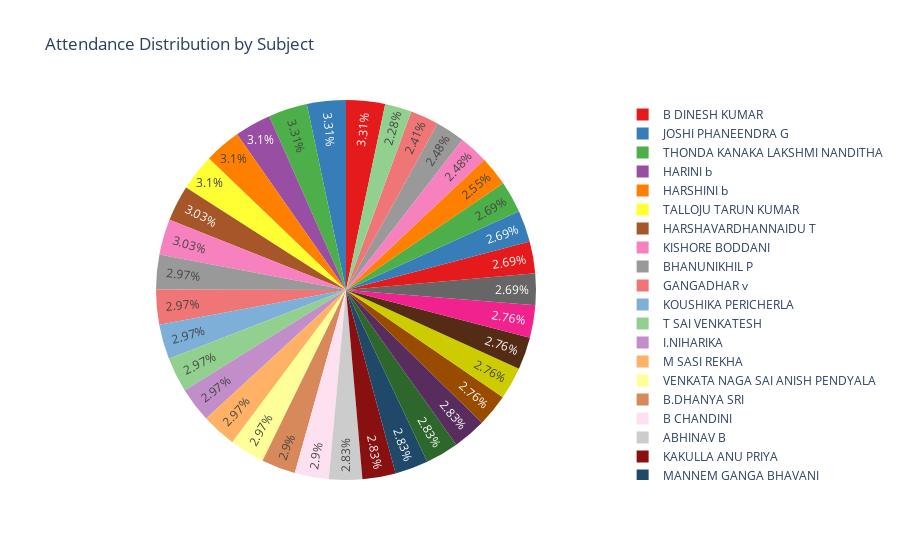

Notebook code cell kept with this figure:
### Code cell
import plotly.express as px

# Assuming df is your DataFrame with columns 'Stu Name', 'Subject', and 'Attendance'

# Create a pie chart for attendance distribution
fig = px.pie(df_dadm, names='Stu Name', values='Present', title='Attendance Distribution by Subject',
             color_discrete_sequence=px.colors.qualitative.Set1)

# Show the plot
fig.show()

### Figure 1 — Plotly figure (JSON) as saved in the notebook; plotly's stock layout.template omitted (floating-point values rounded to 4 significant figures)
{"data": [{"domain": {"x": [0, 1], "y": [0, 1]}, "hovertemplate": "Stu Name=%{label}<br>Present=%{value}<extra></extra>", "labels": ["HARINI b", "HARSHINI b", "SSHarshavardhan R", "TALLOJU TARUN KUMAR", "NISHTALA VENKATA AKHIL", "KODAM NIKHIL", "VARADARAJAN LOKESH", "NIDRABANGI KULASEKHAR REDDY", "ABHINAV B", "KAKULLA ANU PRIYA", "BHANUNIKHIL P", "TUMULA CHARISHMA", "DEEPIKA BUDDHA", "B DINESH KUMAR", "DURGACHAITANYA T", "MANNEM GANGA BHAVANI", "GANGADHAR v", "HARSHAVARDHANNAIDU T", "JOSHI PHANEENDRA G", "KISHORE BODDANI", "KOUSHIKA PERICHERLA", "MAGANTI MONIKA", "NADAKUDATI VENKATA SAI SREEKAR", "THONDA KANAKA LAKSHMI NANDITHA", "T SAI VENKATESH", "SUPREETHI VADADA", "GOWRAVARAPU VENKATA GOPI", "SHAIK ABDUL AZEEZ", "S MOHAN", "A.VIJAYARAJU", "SAMMY MANDE ", "B SNIGDHA", "B.DHANYA SRI", "I.NIHARIKA", "M SASI REKHA", "B CHANDINI", "CH.sandeep", "V OMKAR VIVEK", "VENKATA NAGA SAI ANISH PENDYALA"], "legendgroup": "", "name": "", "showlegend": true, "type": "pie", "values": [45, 45, 37, 45, 35, 39, 36, 37, 41, 41, 43, 40, 40, 48, 35, 41, 43, 44, 48, 44, 43, 39, 41, 48, 43, 38, 41, 39, 39, 40, 33, 36, 42, 43, 43, 42, 40, 36, 43]}], "layout": {"autosize": true, "hiddenlabels": ["NIDRABANGI KULASEKHAR REDDY", "VARADARAJAN LOKESH", "DURGACHAITANYA T", "SUPREETHI VADADA"], "legend": {"tracegroupgap": 0}, "piecolorway": ["rgb(228,26,28)", "rgb(55,126,184)", "rgb(77,175,74)", "rgb(152,78,163)", "rgb(255,127,0)", "rgb(255,255,51)", "rgb(166,86,40)", "rgb(247,129,191)", "rgb(153,153,153)"], "title": {"text": "Attendance Distribution by Subject"}}}
